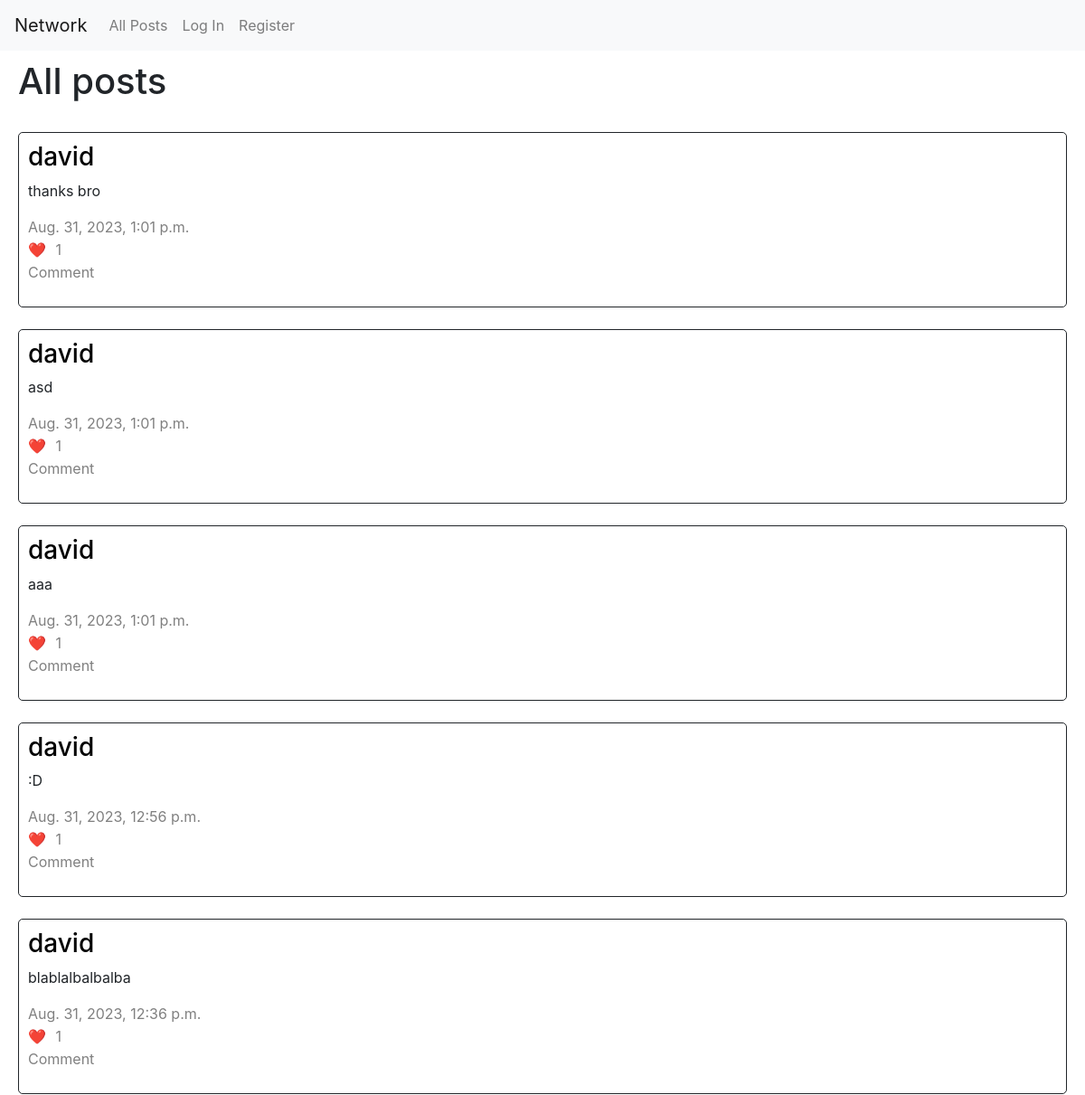
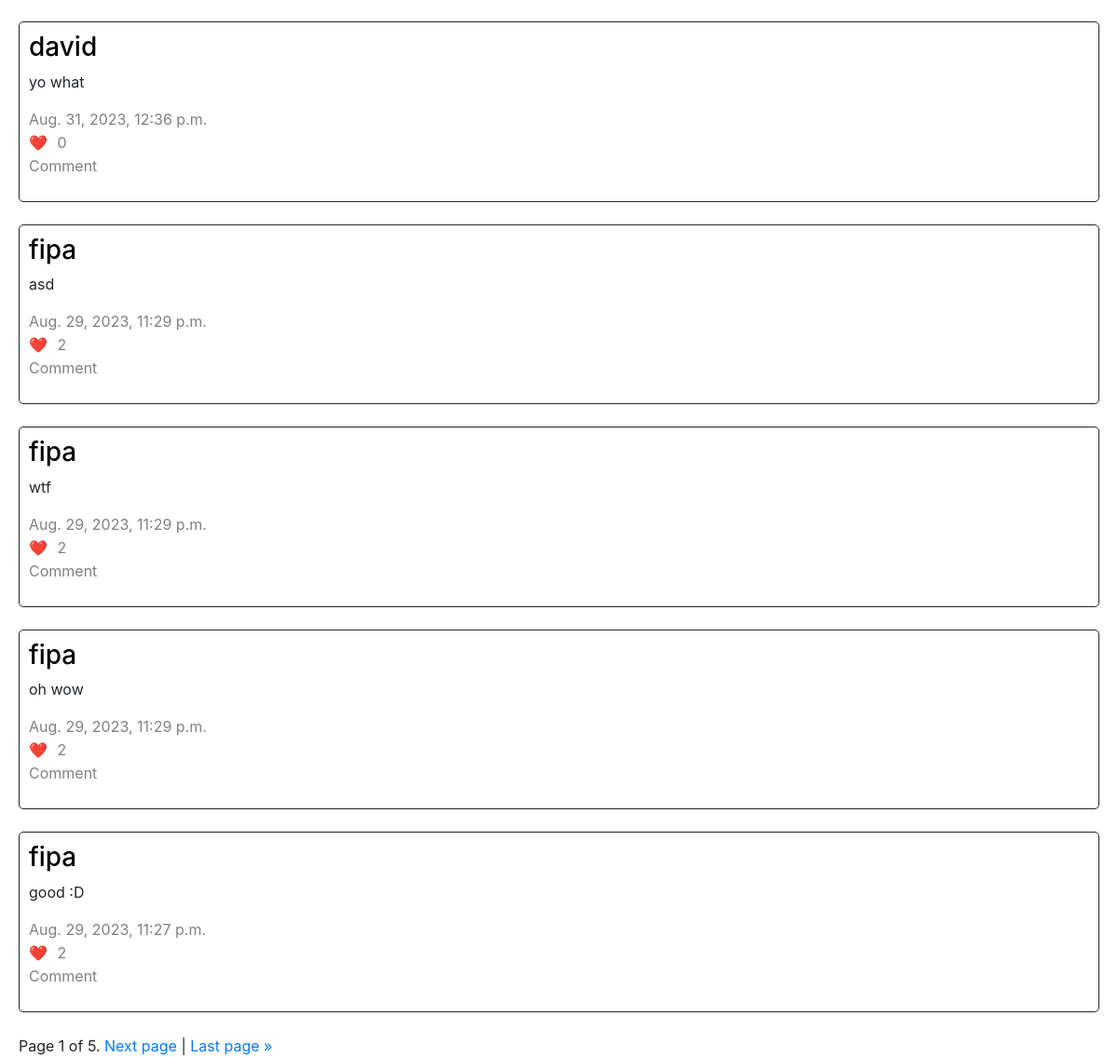
Before: / with the older database file (2 pictures, top to bottom).
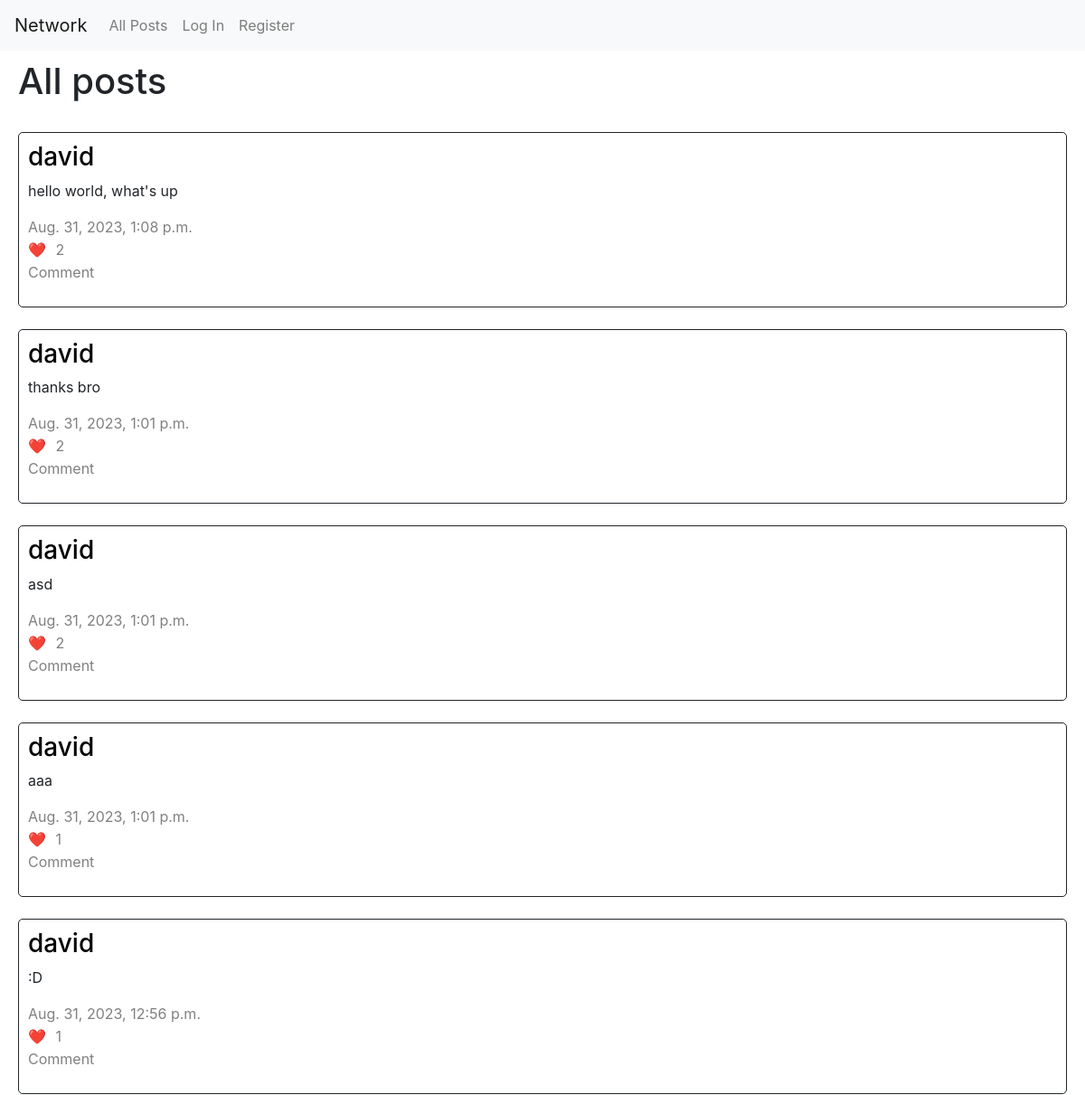
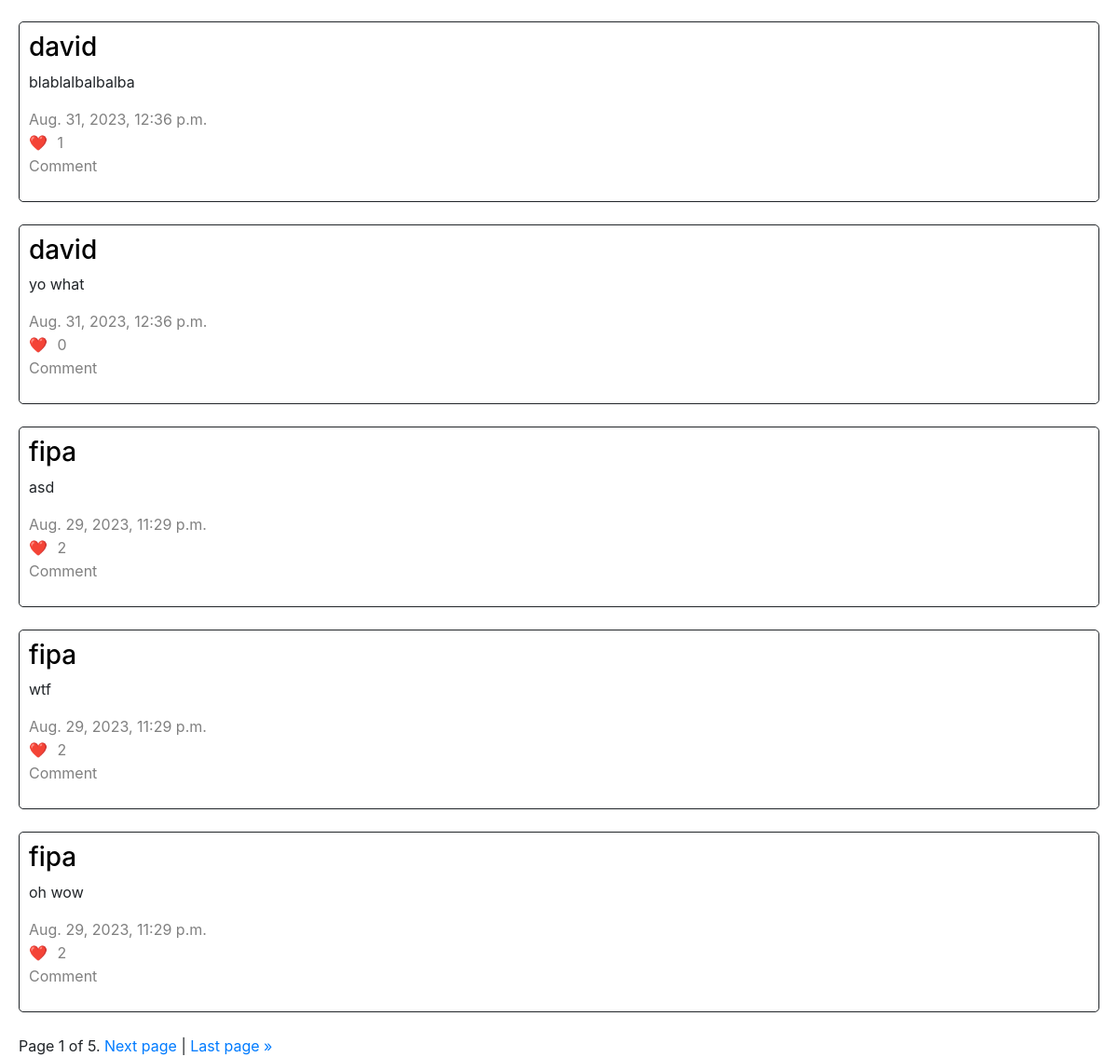
After: the same page with the newer database file (2 pictures, top to bottom).
### network/models.py (models this page shows)
class NewPost(models.Model):
    posted_by = models.ForeignKey(User, on_delete=models.CASCADE, related_name='user')
    text = models.CharField(max_length=1000)
    timestamp = models.DateTimeField(default=timezone.now())
    likes = models.ManyToManyField(User, through='Likes')

class User(AbstractUser):
    followers = models.JSONField(default=list)
    following = models.JSONField(default=list)

### network/views.py (the view)
# urls.py: path("", views.index, name="index"),
def index(request):
    page_obj = paginator(request, 'all', 'nothing')
    return render(request, "network/index.html", {
        "posts": page_obj
    })

### network/views.py (called while the page is built)
def paginator(request, mode, username):
    page_number = request.GET.get('page')
    if mode == 'all':
        posts = NewPost.objects.all().order_by('-timestamp')
    elif mode == 'following':
        following = User.objects.filter(username__in=request.user.following).values_list('id', flat=True)
        posts = NewPost.objects.filter(posted_by__in=following).order_by('-timestamp')
    elif mode == 'profile':
        posts = NewPost.objects.filter(posted_by=User.objects.get(username=username)).order_by('-timestamp')
    paginator = Paginator(posts, 10)
    page_obj = paginator.get_page(page_number)
    return page_obj

### network/templates/network/index.html (shortened to what this page needs)
{% extends "network/layout.html" %}
{% block body %}
    <div id="main">
        <h1>All posts</h1>
        <br>
        {% if posts %}
            {% for post in posts %}
                <div class="posts">
                    <h3><a href="{% url 'profile' post.posted_by.username %}" class="profilelink">{{ post.posted_by.username }}</a></h3>
                    <p id="text_{{ post.id }}">{{ post.text }}</p>
                    <span class="greytext">{{ post.timestamp }}</span><br>
                    <div class="like_div">
                        <span>❤️</span>
                        {% if user.is_authenticated %}
                            <button class="like_button" data-id="{{ post.id }}" id="like_button_{{ post.id }}">{{ post.likes.count }}</button>
                        {% else %}
                            <button class="like_button" data-id="{{ post.id }}" id="like_button_{{ post.id }}" disabled>{{ post.likes.count }}</button>
                        {% endif %}
                    </div>
                    <p class="greytext">Comment</p>
                </div><br>
            {% endfor %}
            <div class="pagination">
                <span class="step-links">
                    <span class="current">
                        Page {{ posts.number }} of {{ posts.paginator.num_pages }}.
                    </span>
                    {% if posts.has_next %}
                        <a href="?page={{ posts.next_page_number }}">Next page</a> |
                        <a href="?page={{ posts.paginator.num_pages }}">Last page &raquo;</a>
                    {% endif %}
                </span>
            </div>
        {% endif %}
    </div>
{% endblock %}

Changed rows visible on the page:
no longer on this page (row unchanged): NewPost: posted_by.username "fipa", text "good :D", timestamp "Aug. 29, 2023, 11:27 p.m.", likes.count "2"
added NewPost: posted_by.username "david", text "hello world, what's up", timestamp "Aug. 31, 2023, 1:08 p.m.", likes.count "2"
computed for NewPost "thanks bro": likes.count "1" → "2"
computed for NewPost (number 3 of 10 on the later page): likes.count "1" → "2"
